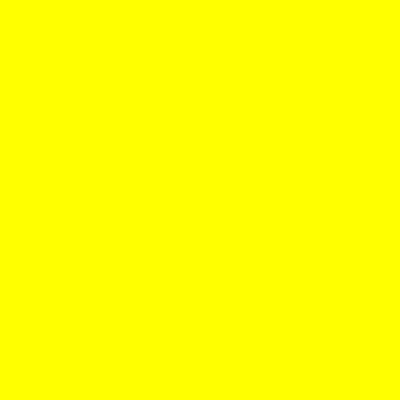
Frame 1 (no input)
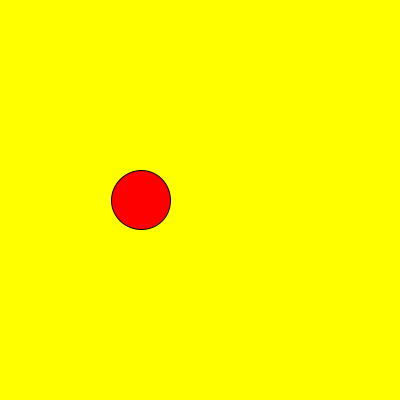
Frame 60 (the mouse pressed at the canvas centre just before this capture)
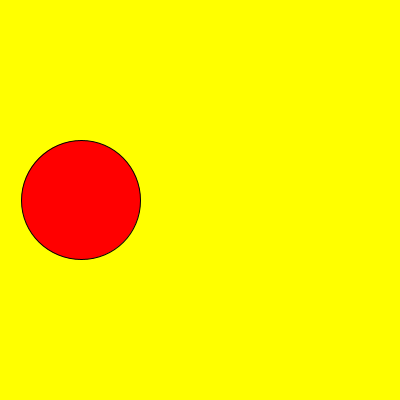
Frame 120 (the mouse held since frame 60 and released just before this capture)

The Processing sketch that drew these frames (run headless with seeded random() and noise(); from frame 60 on, the mouse is pressed at the canvas centre):

// Processing sketch: KreisAnimationRadius
// ── KreisAnimationRadius.pde
int x = 200;

void setup()
{
  size(400, 400);
  frameRate(20);
}

void draw()
{
  background(255, 255, 0);
  fill(255, 0, 0);
  ellipse(x, 200, 200-x, 200-x);
  x = x-1;
}
